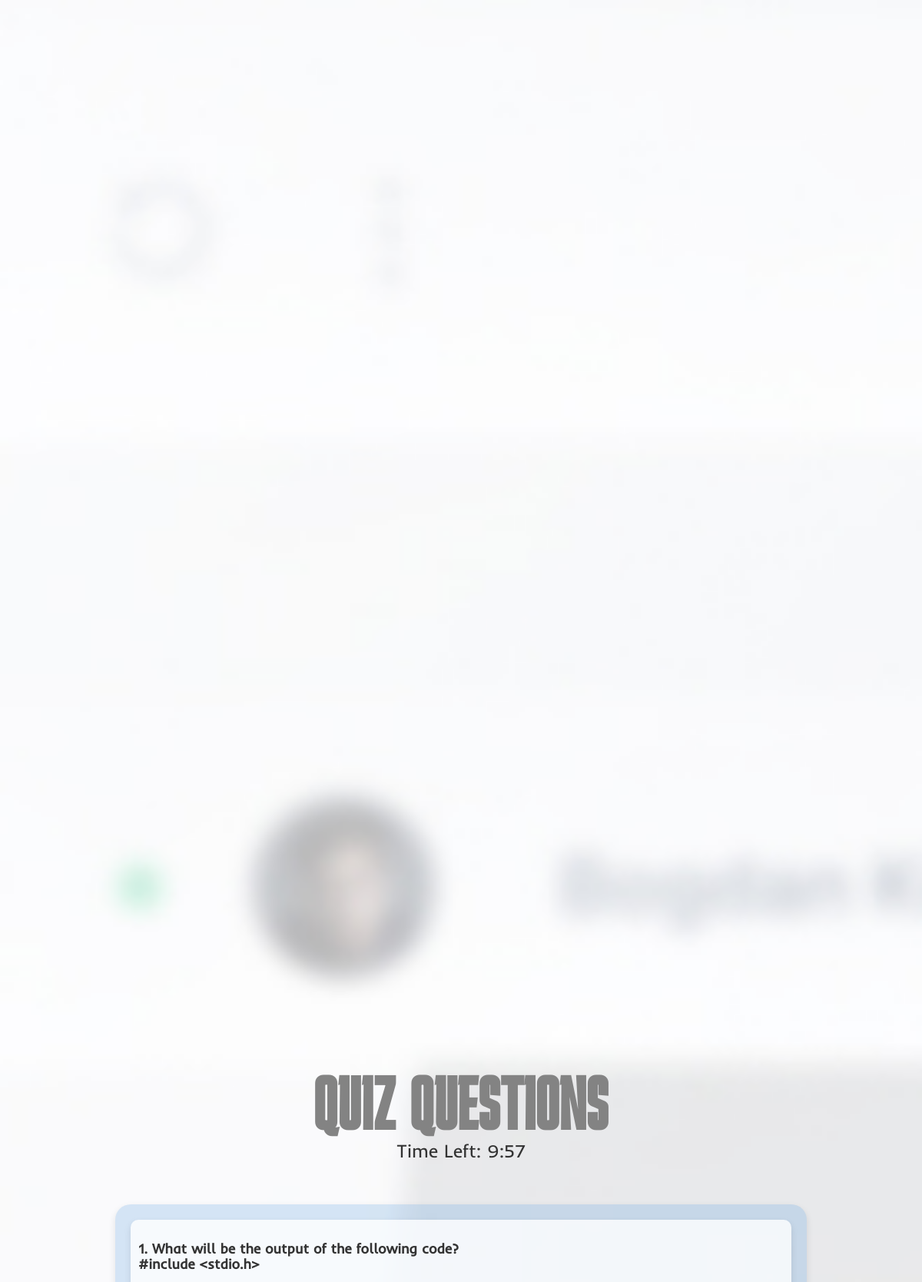
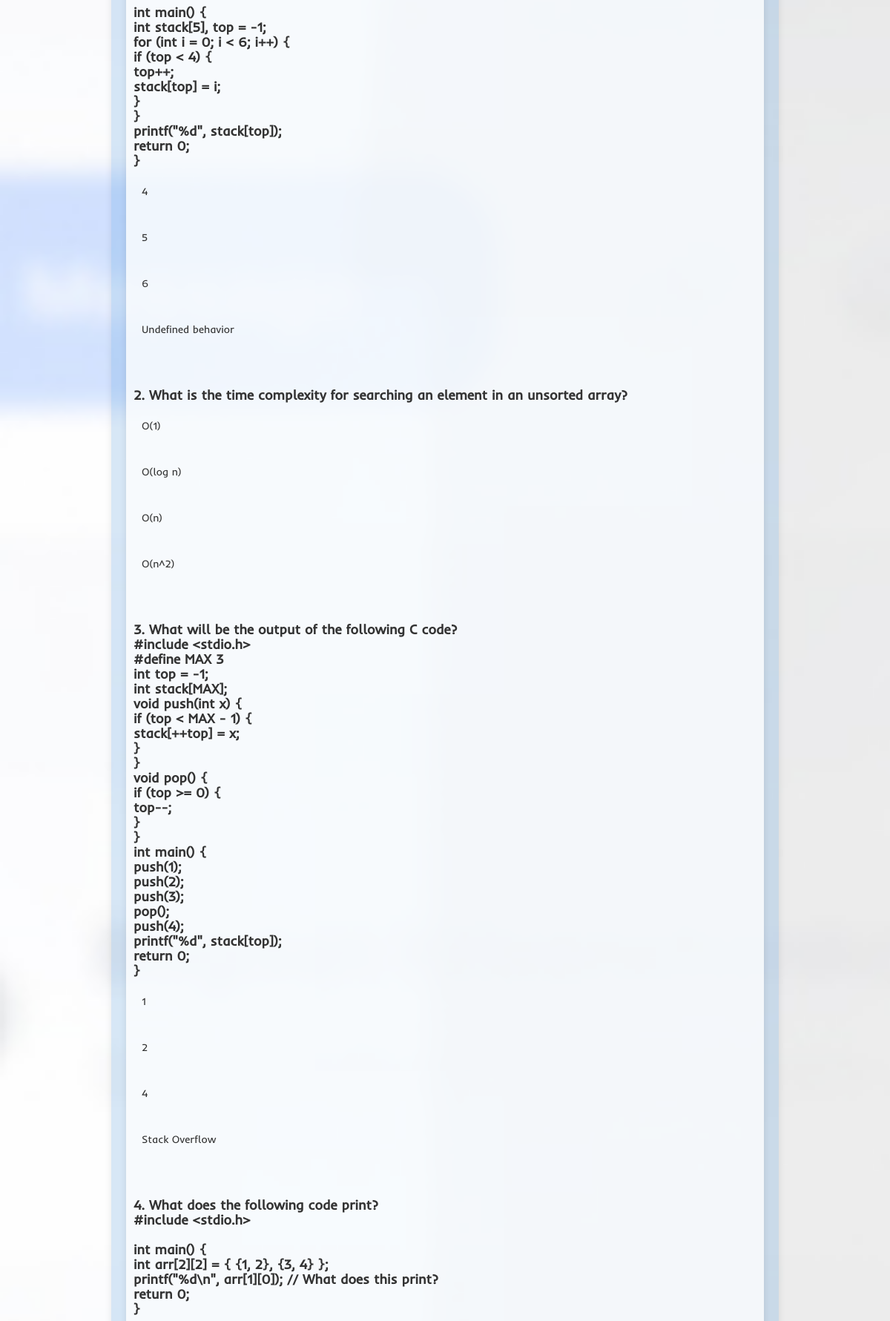
The app's page /quiz/ (upper part) with its own data (2 pictures, top to bottom).
### myapp/models.py (models this page shows, shortened)
class Question(models.Model):
    question_text = models.TextField()

class Answer(models.Model):
    question = models.ForeignKey(Question, related_name='answers', on_delete=models.CASCADE)
    text = models.CharField(max_length=255)
    is_correct = models.BooleanField(default=False)

### myapp/views.py (the view)
# urls.py: path('quiz/', views.quiz_view, name='quiz'),                # Existing quiz URL
def quiz_view(request):
    questions = Question.objects.order_by('?')[:10].prefetch_related('answers')
    request.session['quiz_questions'] = [q.id for q in questions]  # Store question IDs in session
    return render(request, 'quiz/quiz.html', {'questions': questions})

### myapp/templates/quiz/quiz.html (shortened to what this page needs)
{% load static %}
<!DOCTYPE html>
<html lang="en">
<head>
    <link rel="stylesheet" href="{% static 'css/quiz.css' %}">
</head>
<body>
    <section class="section">
        <h1 class="heading">QUIZ QUESTIONS</h1>
        <div id="timer">Time Left: 10:00</div>
        <form method="post" action="{% url 'submit_quiz' %}" id="quiz-form">
            <div class="question-container">
                {% for question in questions %}
                <div class="bhai">
                    <p>{{ forloop.counter }}. {{ question.question_text|linebreaksbr }}</p>
                    {% for choice in question.answers.all %}
                    <div class="question-box" data-question-id="{{ question.id }}" data-choice-id="{{ choice.id }}">
                        <span>{{ choice.text }}</span>
                    </div>
                    {% empty %}
                    <p>No answer choices available for this question.</p>
                    {% endfor %}
                </div>
                <br>
                {% endfor %}
            </div>
        </form>
    </section>
</body>
</html>

### myapp/static/css/quiz.css (style rules this page uses)
body { color: #333; background-image: url('./DSA1.jpg'); background-size: cover; min-height: 100vh; margin: 0; display: flex; justify-content: center; align-items: center; flex-direction: column; gap: 10px; font-family: "inder"; font-size: 14px; line-height: 20px; overflow: visible; }
.section { background-color: #4764ce3e; flex-flow: column; justify-content: center; align-items: center; width: 95vw; max-width: 95vw; height: 70vh; max-height: 70vh; padding: 10px; display: flex; gap: 50px; }
h1 { display: block; top: 0; color: #838383; font-family: "karan"; font-size: 6rem; margin-bottom: 20px; letter-spacing: 2px; }
form { margin-top: 20px; background-color: rgba(77, 147, 218, 0.216); border-radius: 20px; padding: 20px; box-shadow: 0 4px 10px rgba(0, 0, 0, 0.1); width: none; max-width: auto; height: none; max-height: auto; margin: 20px 30px 20px 30px; display: grid; justify-content: center; }
form div { margin-bottom: 20px; }
p { font-size: 18px; color: #333; font-weight: bold; margin-bottom: 10px; font-family: "inder"; }
.section { background-color: transparent; flex-flow: column; justify-content: center; align-items: center; width: 90vw; max-width: 900px; height: auto; max-height: auto; padding: 20px; display: flex; gap: 20px; }
.question-container { max-height: 60vh; overflow-y: auto; margin-bottom: 20px; padding: 10px; width: 70vw; background-color: rgba(255, 255, 255, 0.8); border-radius: 10px; box-shadow: 0 4px 10px rgba(0, 0, 0, 0.1); }
.question-box { border: 1px solid transparent; padding: 10px; border-radius: 5px; cursor: pointer; transition: background-color 0.3s, border 0.3s; }
#timer { font-size: 24px; margin-bottom: 20px; }

### records on screen
Question: question_text "What will be the output of the following code? #include <stdio.h> int main() { int stack[5], top = -1; for (int i = 0; i < 6; i++) { if (top < 4) { top++; stack[top] = i; } } printf(\"%d\", stack[top]); return 0; }"
Answer: text "4"
Answer: text "5"
Answer: text "6"
Answer: text "Undefined behavior"
Question: question_text "What is the time complexity for searching an element in an unsorted array?"
Answer: text "O(1)"
Answer: text "O(log n)"
Answer: text "O(n)"
Answer: text "O(n^2)"
Question: question_text "What will be the output of the following C code? #include <stdio.h> #define MAX 3 int top = -1; int stack[MAX]; void push(int x) { if (top < MAX - 1) { stack[++top] = x; } } void pop() { if (top >= 0) { top--; } } int main() { push(1); push(2); push(3); pop(); push(4); printf(\"%d\", stack[top]); return 0; }"
Answer: text "1"
Answer: text "2"
Answer: text "4"
Answer: text "Stack Overflow"
Question: question_text "What does the following code print? #include <stdio.h> int main() { int arr[2][2] = { {1, 2}, {3, 4} }; printf(\"%d\\n\", arr[1][0]); // What does this print? return 0; }"
